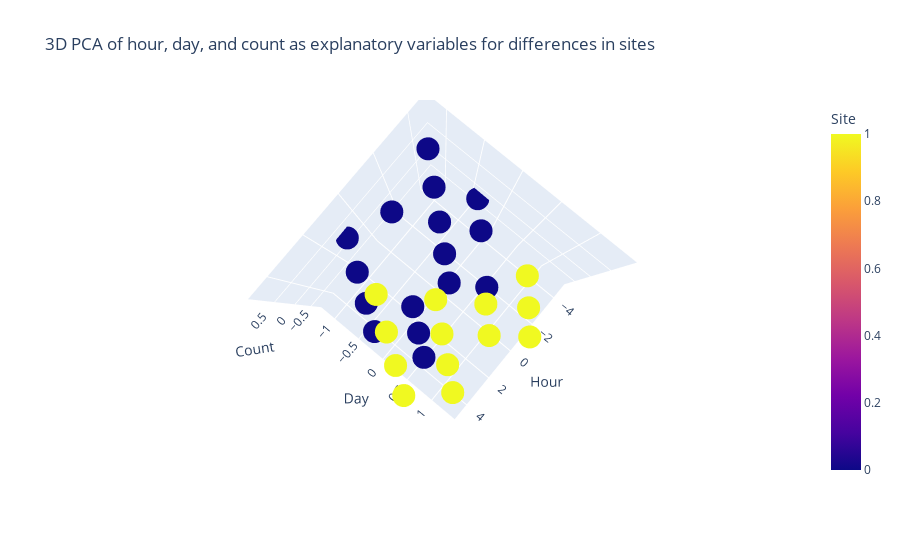

The notebook cell saved with this chart:
### Code cell
import numpy
import pandas as pd
import plotly.express as px
from sklearn.decomposition import PCA
from sklearn.preprocessing import LabelEncoder

# Extract the time and day from the timestamp
df['hour'] = df['timestamp'].apply(lambda x: x.hour)
df['day'] = df['timestamp'].apply(lambda x: x.day)

# PCA can only accept numeric values, so convert species names to unique numbers
encoder = LabelEncoder()
encoder.fit(df['video_id'])
species_encoded = encoder.transform(df['video_id'])
df['id_encoded'] = species_encoded

# Select the columns for the PCA analysis
X = df[['hour', 'day', 'count', 'id_encoded']]
X = X.dropna()

# Initialize the PCA object with 3 components
pca = PCA(n_components=3)

# Fit the PCA model to the data and transform it
components = pca.fit_transform(X)

# Calculate the total explained variance
total_var = pca.explained_variance_ratio_.sum() * 100

# Create a 3D scatter plot using plotly express
fig = px.scatter_3d(
    components, x=0, y=1, z=2, color=X['id_encoded'],
    title=f'3D PCA of hour, day, and count as explanatory variables for differences in sites',
    labels={'0': 'Hour', '1': 'Day', '2': 'Count', 'color': "Site"}
)

# Display the plot
fig.show()

### Figure 1 — Plotly figure (JSON) as saved in the notebook; plotly's stock layout.template omitted (floating-point values rounded to 4 significant figures)
{"data": [{"hovertemplate": "Hour=%{x}<br>Day=%{y}<br>Count=%{z}<br>Site=%{marker.color}<extra></extra>", "legendgroup": "", "marker": {"color": [0, 0, 0, 0, 0, 0, 0, 0, 0, 0, 0, 0, 0, 0, 0, 0, 0, 0, 0, 0, 0, 0, 0, 0, 0, 0, 0, 0, 0, 0, 0, 0, 0, 0, 0, 0, 0, 0, 0, 0, 0, 0, 0, 0, 0, 0, 0, 0, 0, 0, 0, 0, 0, 0, 0, 0, 0, 0, 0, 1, 1, 1, 1, 1, 1, 1, 1, 1, 1, 1, 1, 1, 1, 1, 1, 1, 1, 1, 1, 1, 1, 1, 1, 1, 1, 1, 1, 1, 1, 1, 1, 1, 1, 1, 1, 1, 1], "coloraxis": "coloraxis", "symbol": "circle"}, "mode": "markers", "name": "", "scene": "scene", "showlegend": false, "type": "scatter3d", "x": [-1.925, -3.786, -1.925, -3.786, -3.786, -4.717, -1.925, -1.925, -1.559, -4.351, -4.351, -2.49, -2.49, -2.49, -2.49, -3.42, -3.42, -1.559, -1.559, -1.559, -0.6288, -1.559, -1.559, -1.559, -1.559, -1.559, -1.193, -1.193, -1.193, -1.193, -1.193, -1.193, -1.193, 1.598, 1.598, 1.598, 2.529, 2.529, 2.529, 3.459, 3.459, 2.895, 2.895, 2.895, 2.895, 2.895, 1.964, 1.964, 1.034, 1.964, 1.964, 2.895, 2.895, 2.895, 2.895, 2.895, 2.895, 3.825, 1.964, -2.844, -2.844, -1.913, -2.844, -2.844, -1.913, -1.913, -2.844, -0.9829, -0.6169, -0.6169, -0.6169, -0.6169, -0.6169, -0.6169, -0.6169, -0.6169, -0.6169, 0.3136, 0.3136, 0.3136, 0.3136, -0.6169, -0.6169, 0.3136, -0.6169, 2.541, 3.471, 1.61, 0.6797, 0.6797, 3.471, 3.471, 3.837, 3.837, 4.768, 2.907, 1.976], "y": [0.5323, -0.06534, 0.5323, -0.06534, -0.06534, -0.3642, 0.5323, 0.5323, -0.2453, -1.142, -1.142, -0.5441, -0.5441, -0.5441, -0.5441, -0.843, -0.843, -0.2453, -0.2453, -0.2453, 0.05352, -0.2453, -0.2453, -0.2453, -0.2453, -0.2453, -1.023, -1.023, -1.023, -1.023, -1.023, -1.023, -1.023, -0.1265, -0.1265, -0.1265, 0.1724, 0.1724, 0.1724, 0.4712, 0.4712, -0.6053, -0.6053, -0.6053, -0.6053, -0.6053, -0.9041, -0.9041, -1.203, -0.9041, -0.9041, -0.6053, -0.6053, -0.6053, -0.6053, -0.6053, -0.6053, -0.3064, -0.9041, 0.7867, 0.7867, 1.085, 0.7867, 0.7867, 1.085, 1.085, 0.7867, 1.384, 0.6067, 0.6067, 0.6067, 0.6067, 0.6067, 0.6067, 0.6067, 0.6067, 0.6067, 0.9055, 0.9055, 0.9055, 0.9055, 0.6067, 0.6067, 0.9055, 0.6067, 0.7255, 1.024, 0.4267, 0.1279, 0.1279, 1.024, 1.024, 0.2467, 0.2467, 0.5456, -0.05208, -0.3509], "z": [-0.7963, -0.3729, -0.7963, -0.3729, -0.3729, -0.1612, -0.7963, -0.7963, -0.2851, 0.35, 0.35, -0.07342, -0.07342, -0.07342, -0.07342, 0.1383, 0.1383, -0.2851, -0.2851, -0.2851, -0.4969, -0.2851, -0.2851, -0.2851, -0.2851, -0.2851, 0.226, 0.226, 0.226, 0.226, 0.226, 0.226, 0.226, -0.4091, -0.4091, -0.4091, -0.6209, -0.6209, -0.6209, -0.8326, -0.8326, -0.1097, -0.1097, -0.1097, -0.1097, -0.1097, 0.1021, 0.1021, 0.3138, 0.1021, 0.1021, -0.1097, -0.1097, -0.1097, -0.1097, -0.1097, -0.1097, -0.3214, 0.1021, 0.2484, 0.2484, 0.03664, 0.2484, 0.2484, 0.03664, 0.03664, 0.2484, -0.1751, 0.3361, 0.3361, 0.3361, 0.3361, 0.3361, 0.3361, 0.3361, 0.3361, 0.3361, 0.1244, 0.1244, 0.1244, 0.1244, 0.3361, 0.3361, 0.1244, 0.3361, 0.2121, 0.000402, 0.4239, 0.6356, 0.6356, 0.000402, 0.000402, 0.5116, 0.5116, 0.2999, 0.7233, 0.935]}], "layout": {"autosize": true, "coloraxis": {"colorbar": {"title": {"text": "Site"}}, "colorscale": [[0, "#0d0887"], [0.1111, "#46039f"], [0.2222, "#7201a8"], [0.3333, "#9c179e"], [0.4444, "#bd3786"], [0.5556, "#d8576b"], [0.6667, "#ed7953"], [0.7778, "#fb9f3a"], [0.8889, "#fdca26"], [1, "#f0f921"]]}, "legend": {"tracegroupgap": 0}, "scene": {"aspectmode": "auto", "aspectratio": {"x": 1, "y": 1, "z": 1}, "camera": {"center": {"x": 0, "y": 0, "z": 0}, "eye": {"x": 0.1105, "y": 0.09142, "z": 2.154}, "projection": {"type": "perspective"}, "up": {"x": 0, "y": 0, "z": 1}}, "domain": {"x": [0, 1], "y": [0, 1]}, "xaxis": {"title": {"text": "Hour"}, "type": "linear"}, "yaxis": {"title": {"text": "Day"}, "type": "linear"}, "zaxis": {"title": {"text": "Count"}, "type": "linear"}}, "title": {"text": "3D PCA of hour, day, and count as explanatory variables for differences in sites"}}}
